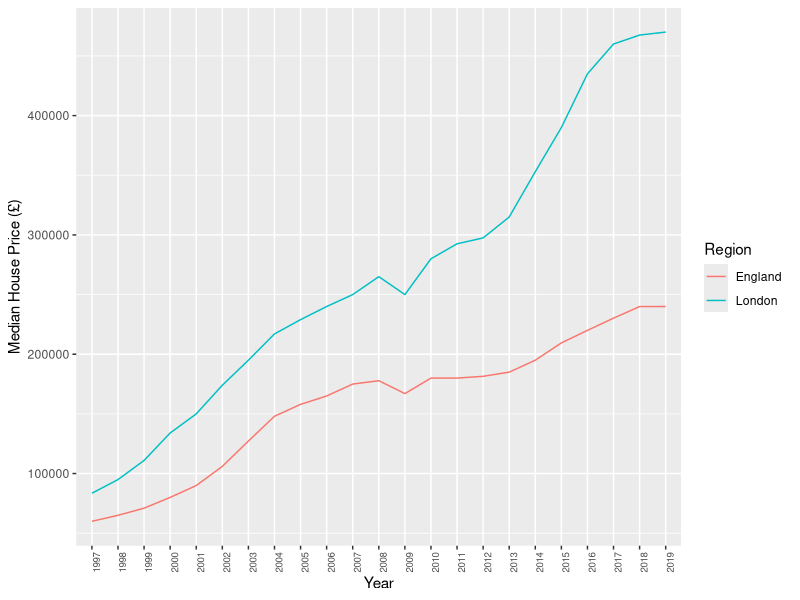
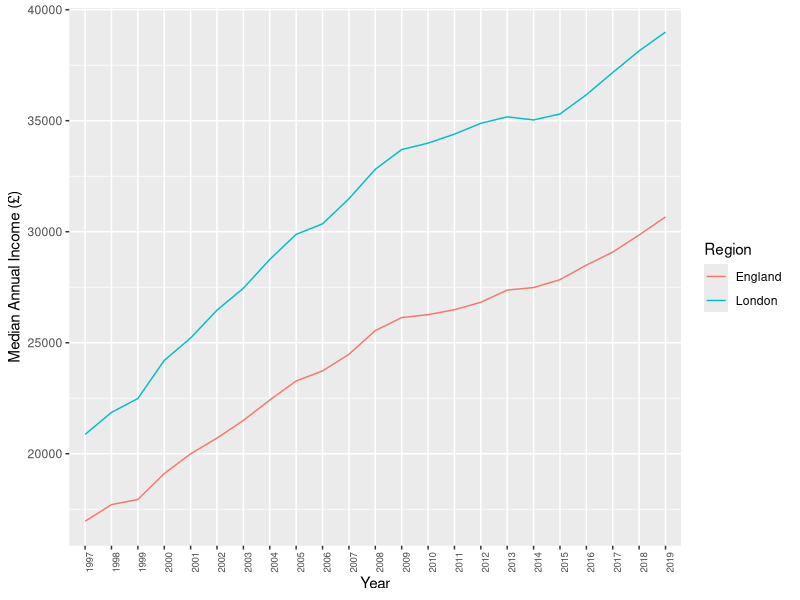
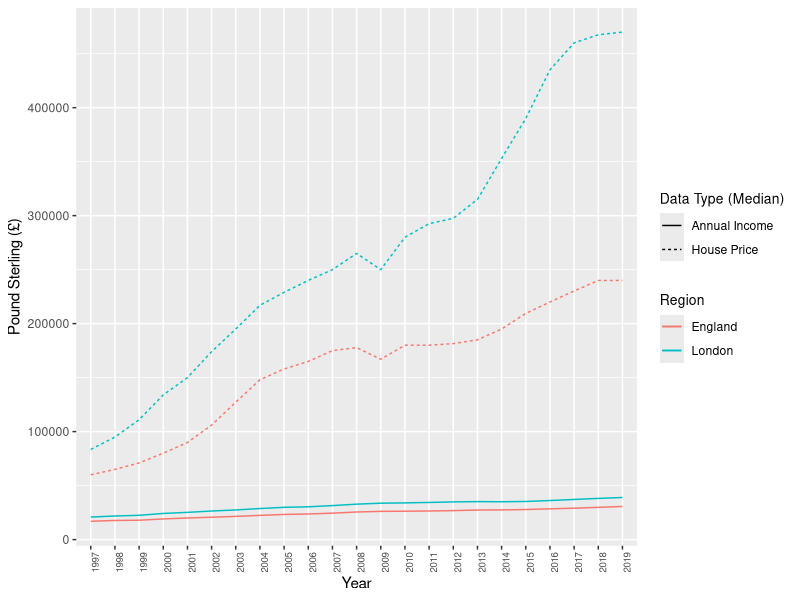
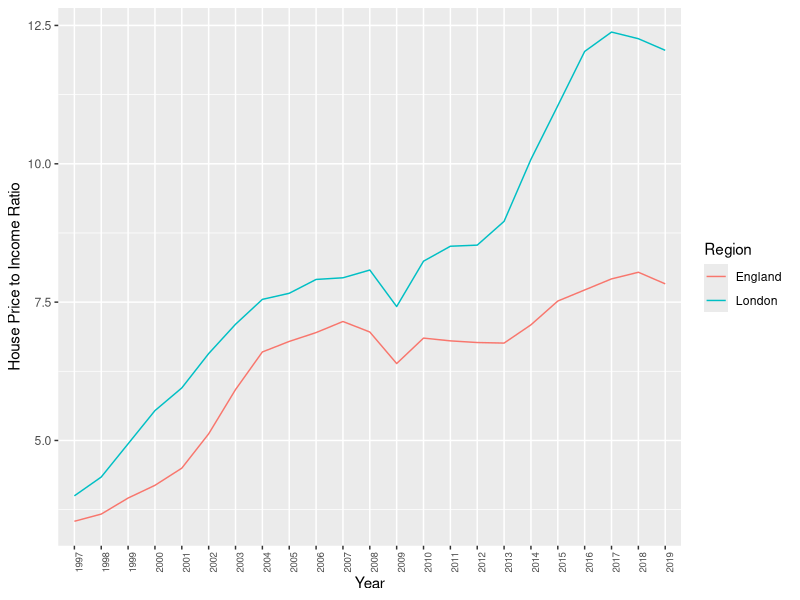

Write R code to recreate these figures, in order.
## ---- chunk 1

#Hiding unnecessary messages/errors
knitr::opts_chunk$set(echo = TRUE,fig.show="hold",warning=FALSE,results=FALSE,message=FALSE)

library(tidyverse) #library needed for data preparation functions
library(ggplot2) #library needed for graph functions

## ---- chunk 2

#data set up
df <- read.csv("raw_data_PSY6422.csv")

#tidying, changing type
df$House.price <- as.numeric(gsub(",","",df$House.price))
df$Income <- as.numeric(gsub(",","",df$Income))
df$Year <- as.factor(df$Year)

#displaying first few rows of raw data
head(df) 

## ---- chunk 3

#drawing a line graph with year on the x axis and median house price on the y axis, with two different colour lines representing England and London
v1 <- ggplot(data=df, aes(x=Year, y=House.price, group=Region)) +
  geom_line(aes(color=Region))+
  labs(x = "Year", y = "Median House Price (£)" )+
  theme(axis.text.x = element_text(angle=90, hjust = 1, size = 7))
v1 + scale_y_continuous(labels = function(x) format(x, scientific = FALSE))

## ---- chunk 4

#drawing a line graph with year on the x axis and median income on the y axis, with two different colour lines representing England and London
v2 <- ggplot(data=df, aes(x=Year, y=Income, group=Region))+
  geom_line(aes(color=Region))+
  labs(x = "Year", y = "Median Annual Income (£)")+
  theme(axis.text.x = element_text(angle=90, hjust = 1, size = 7))
v2 + scale_y_continuous(labels = function(x) format(x, scientific = FALSE))

## ---- chunk 5

#drawing a line graph that has year as the x axis and £ as the y axis.
#There are four lines, with colour disitnguishing region: london or england; and line type distinguishing data type: median house price or median income
v3 <- ggplot(data=df, aes(x=Year, group=Region)) +
  geom_line(aes(y=Income,color=Region,linetype="dashed"))+
  geom_line(aes(y=House.price,color=Region,linetype="solid"))+
  labs(x = "Year", y = "Pound Sterling (£)")+
  scale_linetype_discrete(name = "Data Type (Median)", labels = c("Annual Income", "House Price"))+
  theme(legend.title = element_text(size = 10))+
  theme(axis.text.x = element_text(angle=90, hjust = 1, size = 7))
v3 + scale_y_continuous(labels = function(x) format(x, scientific = FALSE))

## ---- chunk 6

#drawing a line graph with year on the x axis and house price to income ratio on the y axis, with two different colour lines representing England and London 
v4 <- ggplot(data=df, aes(x=Year, y=House.price.to.income.ratio, group=Region)) +
  geom_line(aes(color=Region))+
  labs(x = "Year", y = "House Price to Income Ratio" )+
  theme(axis.text.x = element_text(angle=90, hjust = 1, size = 7))
v4 + scale_y_continuous(labels = function(x) format(x, scientific = FALSE))

